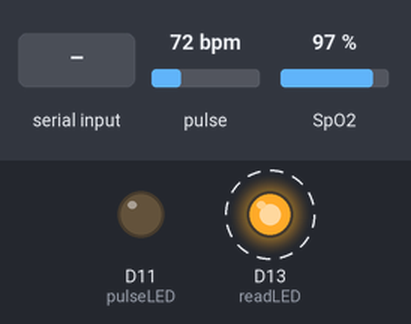
Bench run of a sketch on a simulated nRF52 board. Shown: output pins drawn as LEDs (lit = HIGH). Dashed ring = blinking. The test bench sets the inputs (shaded band); at power-on: pulse 72 bpm, SpO2 97 %. A phone connects over Bluetooth LE 3 s after start; what the sketch prints to the serial monitor is not drawn.

Above: at 4.2 s.
4.3 s: "1\n" received over Serial
10.3 s: "0\n" received over Serial
16.3 s: "2\n" received over Serial
At 17.7 s:
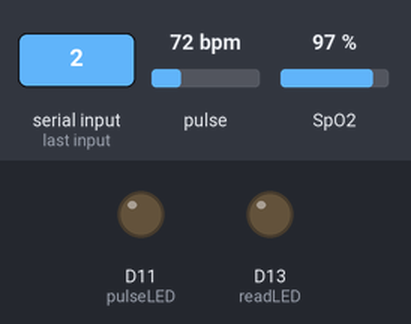
Timing chart, 0 to 65.3 s (numbered marks = the images above; inputs shaded):
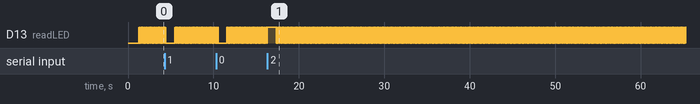

The sketch:

Final_Arduino2.ino
```cpp
// (licence header left out)
#include <Wire.h>
#include "MAX30105.h"
#include "spo2_algorithm.h"
#include <bluefruit.h>

MAX30105 particleSensor;

#define MAX_BRIGHTNESS 255

#if defined(__AVR_ATmega328P__) || defined(__AVR_ATmega168__)
//Arduino Uno doesn't have enough SRAM to store 100 samples of IR led data and red led data in 32-bit format
//To solve this problem, 16-bit MSB of the sampled data will be truncated. Samples become 16-bit data.
uint16_t irBuffer[100]; //infrared LED sensor data
uint16_t redBuffer[100];  //red LED sensor data
#else
uint32_t irBuffer[100]; //infrared LED sensor data
uint32_t redBuffer[100];  //red LED sensor data
#endif

int32_t bufferLength; //data length
int32_t spo2; //SPO2 value
int8_t validSPO2; //indicator to show if the SPO2 calculation is valid
int32_t heartRate; //heart rate value
int8_t validHeartRate; //indicator to show if the heart rate calculation is valid

byte pulseLED = 11; //Must be on PWM pin
byte readLED = 13; //Blinks with each data read


// BLE Service
BLEDfu  bledfu;  // OTA DFU service
BLEDis  bledis;  // device information
BLEUart bleuart; // uart over ble
BLEBas  blebas;  // battery
void setUpBLE(){
   Serial.begin(115200);
   // Setup the BLE LED to be enabled on CONNECT
  // Note: This is actually the default behaviour, but provided
  // here in case you want to control this LED manually via PIN 19
  Bluefruit.autoConnLed(true);

  // Config the peripheral connection with maximum bandwidth
  // more SRAM required by SoftDevice
  // Note: All config***() function must be called before begin()
  Bluefruit.configPrphBandwidth(BANDWIDTH_MAX);

  Bluefruit.begin();
  Bluefruit.setTxPower(4);    // Check bluefruit.h for supported values
  Bluefruit.setName("Bluefruit52");
  //Bluefruit.setName(getMcuUniqueID()); // useful testing with multiple central connections
  Bluefruit.Periph.setConnectCallback(connect_callback);
  Bluefruit.Periph.setDisconnectCallback(disconnect_callback);

  // To be consistent OTA DFU should be added first if it exists
  bledfu.begin();

  // Configure and Start Device Information Service
  bledis.setManufacturer("Adafruit Industries");
  bledis.setModel("Bluefruit Feather52");
  bledis.begin();

  // Configure and Start BLE Uart Service
  bleuart.begin();

  // Start BLE Battery Service
  blebas.begin();
  blebas.write(100);

  // Set up and start advertising
  startAdv();

  Serial.println("Please use Adafruit's Bluefruit LE app to connect in UART mode");
  Serial.println("Once connected, enter character(s) that you wish to send");
}

void startAdv(void)
{
  // Advertising packet
  Bluefruit.Advertising.addFlags(BLE_GAP_ADV_FLAGS_LE_ONLY_GENERAL_DISC_MODE);
  Bluefruit.Advertising.addTxPower();

  // Include bleuart 128-bit uuid
  Bluefruit.Advertising.addService(bleuart);

  // Secondary Scan Response packet (optional)
  // Since there is no room for 'Name' in Advertising packet
  Bluefruit.ScanResponse.addName();

  /* Start Advertising
   * - Enable auto advertising if disconnected
   * - Interval:  fast mode = 20 ms, slow mode = 152.5 ms
   * - Timeout for fast mode is 30 seconds
   * - Start(timeout) with timeout = 0 will advertise forever (until connected)
   *
   * For recommended advertising interval
   * https://developer.apple.com/library/content/qa/qa1931/_index.html
   */
  Bluefruit.Advertising.restartOnDisconnect(true);
  Bluefruit.Advertising.setInterval(32, 244);    // in unit of 0.625 ms
  Bluefruit.Advertising.setFastTimeout(30);      // number of seconds in fast mode
  Bluefruit.Advertising.start(0);                // 0 = Don't stop advertising after n seconds
}

void maintainBLE(){
    // Forward data from HW Serial to BLEUART
  while (Serial.available())
  {
    // Delay to wait for enough input, since we have a limited transmission buffer
    delay(2);

    uint8_t buf[64];
    int count = Serial.readBytes(buf, sizeof(buf));
    bleuart.write( buf, count );
  }

  // Forward from BLEUART to HW Serial
  while ( bleuart.available() )
  {
    uint8_t ch;
    ch = (uint8_t) bleuart.read();
    Serial.write(ch);
  }
}

// callback invoked when central connects
void connect_callback(uint16_t conn_handle)
{
  // Get the reference to current connection
  BLEConnection* connection = Bluefruit.Connection(conn_handle);

  char central_name[32] = { 0 };
  connection->getPeerName(central_name, sizeof(central_name));

  Serial.print("Connected to ");
  Serial.println(central_name);
}

/**
 * Callback invoked when a connection is dropped
 * @param conn_handle connection where this event happens
 * @param reason is a BLE_HCI_STATUS_CODE which can be found in ble_hci.h
 */
void disconnect_callback(uint16_t conn_handle, uint8_t reason)
{
  (void) conn_handle;
  (void) reason;

  Serial.println();
  Serial.println("Disconnected");
}

void setup()
{
  setUpBLE();

  pinMode(pulseLED, OUTPUT);
  pinMode(readLED, OUTPUT);

  // Initialize sensor

  if (!particleSensor.begin(Wire, I2C_SPEED_FAST)) //Use default I2C port, 400kHz speed
  {
    Serial.println(F("MAX30105 was not found. Please check wiring/power."));
    while (1);
  }

  /*
  Serial.println(F("Attach sensor to finger with rubber band. Press any key to start conversion"));
  while (Serial.available() == 0) ; //wait until user presses a key
  Serial.read();
  */

  byte ledBrightness = 60; //Options: 0=Off to 255=50mA
  byte sampleAverage = 4; //Options: 1, 2, 4, 8, 16, 32
  byte ledMode = 2; //Options: 1 = Red only, 2 = Red + IR, 3 = Red + IR + Green
  byte sampleRate = 100; //Options: 50, 100, 200, 400, 800, 1000, 1600, 3200
  int pulseWidth = 411; //Options: 69, 118, 215, 411
  int adcRange = 4096; //Options: 2048, 4096, 8192, 16384

  particleSensor.setup(); //Configure sensor with these settings
}

void loop()
{
  bufferLength = 100; //buffer length of 100 stores 4 seconds of samples running at 25sps

  //read the first 100 samples, and determine the signal range
  for (byte i = 0 ; i < bufferLength ; i++)
  {
    while (particleSensor.available() == false) //do we have new data?
      particleSensor.check(); //Check the sensor for new data

    redBuffer[i] = particleSensor.getRed();
    irBuffer[i] = particleSensor.getIR();
    particleSensor.nextSample(); //We're finished with this sample so move to next sample

    Serial.print(F("red="));
    Serial.print(redBuffer[i], DEC);
    Serial.print(F(", ir="));
    Serial.println(irBuffer[i], DEC);
  }

  //calculate heart rate and SpO2 after first 100 samples (first 4 seconds of samples)
  maxim_heart_rate_and_oxygen_saturation(irBuffer, bufferLength, redBuffer, &spo2, &validSPO2, &heartRate, &validHeartRate);

  //Continuously taking samples from MAX30102.  Heart rate and SpO2 are calculated every 1 second
  while (1)
  {
    maintainBLE();
    //dumping the first 25 sets of samples in the memory and shift the last 75 sets of samples to the top
    for (byte i = 25; i < 100; i++)
    {
      redBuffer[i - 25] = redBuffer[i];
      irBuffer[i - 25] = irBuffer[i];
    }

    //take 25 sets of samples before calculating the heart rate.
    for (byte i = 75; i < 100; i++)
    {
      while (particleSensor.available() == false) //do we have new data?
        particleSensor.check(); //Check the sensor for new data

      digitalWrite(readLED, !digitalRead(readLED)); //Blink onboard LED with every data read

      redBuffer[i] = particleSensor.getRed();
      irBuffer[i] = particleSensor.getIR();
      particleSensor.nextSample(); //We're finished with this sample so move to next sample

      //send samples and calculation result to terminal program through UART
      Serial.print(F("red="));
      Serial.print(redBuffer[i], DEC);
      Serial.print(F(", ir="));
      Serial.print(irBuffer[i], DEC);

      Serial.print(F(", HR="));
      Serial.print(heartRate, DEC);

      Serial.print(F(", HRvalid="));
      Serial.print(validHeartRate, DEC);

      Serial.print(F(", SPO2="));
      Serial.print(spo2, DEC);


      Serial.print(F(", SPO2Valid="));
      Serial.println(validSPO2, DEC);
    }

      char result[5];
      sprintf(result, "%d", spo2);
      if (validSPO2){
         bleuart.write(result);
         bleuart.write("\n");
      }


    //After gathering 25 new samples recalculate HR and SP02
    maxim_heart_rate_and_oxygen_saturation(irBuffer, bufferLength, redBuffer, &spo2, &validSPO2, &heartRate, &validHeartRate);
  }
}
```
